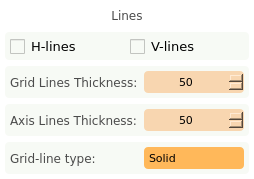
    <widget class="QFrame" name="verticalFrame_5">
     <property name="styleSheet">
      <string notr="true">background-color: rgb(255, 255, 255);
border-radius: 4px;</string>
     </property>
     <layout class="QVBoxLayout" name="verticalLayout_11">
      <property name="leftMargin">
       <number>5</number>
      </property>
      <property name="topMargin">
       <number>5</number>
      </property>
      <property name="rightMargin">
       <number>5</number>
      </property>
      <property name="bottomMargin">
       <number>5</number>
      </property>
      <item>
       <widget class="QLabel" name="static_odsc_label_20">
        <property name="minimumSize">
         <size>
          <width>0</width>
          <height>21</height>
         </size>
        </property>
        <property name="font">
         <font>
          <family>Verdana</family>
          <pointsize>9</pointsize>
          <weight>50</weight>
          <italic>false</italic>
          <bold>false</bold>
         </font>
        </property>
        <property name="styleSheet">
         <string notr="true">color: rgb(75, 75, 75);</string>
        </property>
        <property name="text">
         <string>Lines</string>
        </property>
        <property name="alignment">
         <set>Qt::AlignCenter</set>
        </property>
       </widget>
      </item>
      <item>
       <widget class="QFrame" name="frame_20">
        <property name="styleSheet">
         <string notr="true">background-color: rgb(247, 250, 245);
border-radius: 4px;</string>
        </property>
        <layout class="QHBoxLayout" name="horizontalLayout_23" stretch="0,0">
         <property name="leftMargin">
          <number>5</number>
         </property>
         <property name="topMargin">
          <number>5</number>
         </property>
         <property name="rightMargin">
          <number>5</number>
         </property>
         <property name="bottomMargin">
          <number>5</number>
         </property>
         <item>
          <widget class="QCheckBox" name="qtvar_convertImages_multiSampleCheckbox">
           <property name="font">
            <font>
             <family>Verdana</family>
             <pointsize>10</pointsize>
             <weight>50</weight>
             <bold>false</bold>
            </font>
           </property>
           <property name="layoutDirection">
            <enum>Qt::LeftToRight</enum>
           </property>
           <property name="styleSheet">
            <string notr="true">QCheckBox::indicator
{
width: 15px;
height: 15px;

}

QCheckBox::indicator::unchecked
{
	image: url(:/ui/qt/resources/checkbox/checkbox_unchecked.png);
}

QCheckBox::indicator:unchecked:hover
{
	image: url(:/ui/qt/resources/checkbox/checkbox_unchecked_hover.png);
}

QCheckBox::indicator:unchecked:pressed
{
	image: url(:/ui/qt/resources/checkbox/checkbox_unchecked_pressed.png);
}

QCheckBox::indicator::checked 
{
	image: url(:/ui/qt/resources/checkbox/checkbox_checked.png);
}

QCheckBox::indicator:checked:hover 
{
	image: url(:/ui/qt/resources/checkbox/checkbox_checked_hover.png);
}

QCheckBox::indicator:checked:pressed 
{
	image: url(:/ui/qt/resources/checkbox/checkbox_checked_pressed.png);
}</string>
           </property>
           <property name="text">
            <string>H-lines</string>
           </property>
          </widget>
         </item>
         <item>
          <widget class="QCheckBox" name="qtvar_convertImages_multiSampleCheckbox_2">
           <property name="font">
            <font>
             <family>Verdana</family>
             <pointsize>10</pointsize>
             <weight>50</weight>
             <bold>false</bold>
            </font>
           </property>
           <property name="layoutDirection">
            <enum>Qt::LeftToRight</enum>
           </property>
           <property name="styleSheet">
            <string notr="true">QCheckBox::indicator
{
width: 15px;
height: 15px;

}

QCheckBox::indicator::unchecked
{
	image: url(:/ui/qt/resources/checkbox/checkbox_unchecked.png);
}

QCheckBox::indicator:unchecked:hover
{
	image: url(:/ui/qt/resources/checkbox/checkbox_unchecked_hover.png);
}

QCheckBox::indicator:unchecked:pressed
{
	image: url(:/ui/qt/resources/checkbox/checkbox_unchecked_pressed.png);
}

QCheckBox::indicator::checked 
{
	image: url(:/ui/qt/resources/checkbox/checkbox_checked.png);
}

QCheckBox::indicator:checked:hover 
{
	image: url(:/ui/qt/resources/checkbox/checkbox_checked_hover.png);
}

QCheckBox::indicator:checked:pressed 
{
	image: url(:/ui/qt/resources/checkbox/checkbox_checked_pressed.png);
}</string>
           </property>
           <property name="text">
            <string>V-lines</string>
           </property>
          </widget>
         </item>
        </layout>
       </widget>
      </item>
      <item>
       <widget class="QFrame" name="frame_24">
        <property name="styleSheet">
         <string notr="true">background-color: rgb(247, 250, 245);
border-radius: 4px;</string>
        </property>
        <layout class="QHBoxLayout" name="horizontalLayout_27" stretch="0,0">
         <property name="leftMargin">
          <number>5</number>
         </property>
         <property name="topMargin">
          <number>5</number>
         </property>
         <property name="rightMargin">
          <number>5</number>
         </property>
         <property name="bottomMargin">
          <number>5</number>
         </property>
         <item>
          <widget class="QLabel" name="static_odsc_label_32">
           <property name="minimumSize">
            <size>
             <width>0</width>
             <height>21</height>
            </size>
           </property>
           <property name="font">
            <font>
             <family>Verdana</family>
             <pointsize>9</pointsize>
             <weight>50</weight>
             <italic>false</italic>
             <bold>false</bold>
            </font>
           </property>
           <property name="styleSheet">
            <string notr="true">color: rgb(75, 75, 75);</string>
           </property>
           <property name="text">
            <string>Grid Lines Thickness:</string>
           </property>
          </widget>
         </item>
         <item>
          <widget class="QSpinBox" name="qtvar_convertImages_minedgespacing_11">
           <property name="minimumSize">
            <size>
             <width>100</width>
             <height>22</height>
            </size>
           </property>
           <property name="maximumSize">
            <size>
             <width>100</width>
             <height>16777215</height>
            </size>
           </property>
           <property name="font">
            <font>
             <family>Verdana</family>
             <pointsize>8</pointsize>
            </font>
           </property>
           <property name="layoutDirection">
            <enum>Qt::LeftToRight</enum>
           </property>
           <property name="styleSheet">
            <string notr="true">QSpinBox {
background-color: rgb(248, 214, 176);
border-radius: 4px;
padding: 0px 2px 0px 2px;
border-width: 3;
}

QSpinBox:hover {
background-color: rgb(255, 184, 90);
}

QSpinBox:selected {
background-color: rgb(255, 184, 90);
}

QSpinBox::up-button {
subcontrol-origin: border;
subcontrol-position: right;
image: url(:/ui/qt/resources/spinbox/spinbox_hover_right.png);
 }

QSpinBox::down-button {
subcontrol-origin: border;
subcontrol-position: left;
image: url(:/ui/qt/resources/spinbox/spinbox_hover_left.png);
 }

QSpinBox::up-button:hover {
image: url(:/ui/qt/resources/spinbox/spinbox_right.png);
 }

QSpinBox::down-button:hover {
image: url(:/ui/qt/resources/spinbox/spinbox_left.png);	
 }

QSpinBox::up-button:pressed {
image: url(:/ui/qt/resources/spinbox/spinbox_pressed_right.png);
}

QSpinBox::down-button:pressed {
image: url(:/ui/qt/resources/spinbox/spinbox_pressed_left.png);
 }</string>
           </property>
           <property name="alignment">
            <set>Qt::AlignCenter</set>
           </property>
           <property name="minimum">
            <number>-500</number>
           </property>
           <property name="maximum">
            <number>500</number>
           </property>
           <property name="value">
            <number>50</number>
           </property>
          </widget>
         </item>
        </layout>
       </widget>
      </item>
      <item>
       <widget class="QFrame" name="frame_25">
        <property name="styleSheet">
         <string notr="true">background-color: rgb(247, 250, 245);
border-radius: 4px;</string>
        </property>
        <layout class="QHBoxLayout" name="horizontalLayout_28" stretch="0,0">
         <property name="leftMargin">
          <number>5</number>
         </property>
         <property name="topMargin">
          <number>5</number>
         </property>
         <property name="rightMargin">
          <number>5</number>
         </property>
         <property name="bottomMargin">
          <number>5</number>
         </property>
         <item>
          <widget class="QLabel" name="static_odsc_label_33">
           <property name="minimumSize">
            <size>
             <width>0</width>
             <height>21</height>
            </size>
           </property>
           <property name="font">
            <font>
             <family>Verdana</family>
             <pointsize>9</pointsize>
             <weight>50</weight>
             <italic>false</italic>
             <bold>false</bold>
            </font>
           </property>
           <property name="styleSheet">
            <string notr="true">color: rgb(75, 75, 75);</string>
           </property>
           <property name="text">
            <string>Axis Lines Thickness:</string>
           </property>
          </widget>
         </item>
         <item>
          <widget class="QSpinBox" name="qtvar_convertImages_minedgespacing_12">
           <property name="minimumSize">
            <size>
             <width>100</width>
             <height>22</height>
            </size>
           </property>
           <property name="maximumSize">
            <size>
             <width>100</width>
             <height>16777215</height>
            </size>
           </property>
           <property name="font">
            <font>
             <family>Verdana</family>
             <pointsize>8</pointsize>
            </font>
           </property>
           <property name="layoutDirection">
            <enum>Qt::LeftToRight</enum>
           </property>
           <property name="styleSheet">
            <string notr="true">QSpinBox {
background-color: rgb(248, 214, 176);
border-radius: 4px;
padding: 0px 2px 0px 2px;
border-width: 3;
}

QSpinBox:hover {
background-color: rgb(255, 184, 90);
}

QSpinBox:selected {
background-color: rgb(255, 184, 90);
}

QSpinBox::up-button {
subcontrol-origin: border;
subcontrol-position: right;
image: url(:/ui/qt/resources/spinbox/spinbox_hover_right.png);
 }

QSpinBox::down-button {
subcontrol-origin: border;
subcontrol-position: left;
image: url(:/ui/qt/resources/spinbox/spinbox_hover_left.png);
 }

QSpinBox::up-button:hover {
image: url(:/ui/qt/resources/spinbox/spinbox_right.png);
 }

QSpinBox::down-button:hover {
image: url(:/ui/qt/resources/spinbox/spinbox_left.png);	
 }

QSpinBox::up-button:pressed {
image: url(:/ui/qt/resources/spinbox/spinbox_pressed_right.png);
}

QSpinBox::down-button:pressed {
image: url(:/ui/qt/resources/spinbox/spinbox_pressed_left.png);
 }</string>
           </property>
           <property name="alignment">
            <set>Qt::AlignCenter</set>
           </property>
           <property name="minimum">
            <number>-500</number>
           </property>
           <property name="maximum">
            <number>500</number>
           </property>
           <property name="value">
            <number>50</number>
           </property>
          </widget>
         </item>
        </layout>
       </widget>
      </item>
      <item>
       <widget class="QFrame" name="frame_26">
        <property name="styleSheet">
         <string notr="true">background-color: rgb(247, 250, 245);
border-radius: 4px;</string>
        </property>
        <layout class="QHBoxLayout" name="horizontalLayout_29" stretch="0,0">
         <property name="leftMargin">
          <number>5</number>
         </property>
         <property name="topMargin">
          <number>5</number>
         </property>
         <property name="rightMargin">
          <number>5</number>
         </property>
         <property name="bottomMargin">
          <number>5</number>
         </property>
         <item>
          <widget class="QLabel" name="static_odsc_label_35">
           <property name="minimumSize">
            <size>
             <width>0</width>
             <height>21</height>
            </size>
           </property>
           <property name="font">
            <font>
             <family>Verdana</family>
             <pointsize>9</pointsize>
             <weight>50</weight>
             <italic>false</italic>
             <bold>false</bold>
            </font>
           </property>
           <property name="styleSheet">
            <string notr="true">color: rgb(75, 75, 75);</string>
           </property>
           <property name="text">
            <string>Grid-line type:</string>
           </property>
          </widget>
         </item>
         <item>
          <widget class="QComboBox" name="pyqt5_combo_ef_formula_6">
           <property name="minimumSize">
            <size>
             <width>100</width>
             <height>22</height>
            </size>
           </property>
           <property name="maximumSize">
            <size>
             <width>100</width>
             <height>16777215</height>
            </size>
           </property>
           <property name="font">
            <font>
             <family>Verdana</family>
             <pointsize>8</pointsize>
            </font>
           </property>
           <property name="styleSheet">
            <string notr="true">QComboBox
{
border-radius: 4px;
padding-left: 5px;
background-color: rgb(255, 184, 90);
}

QComboBox:hover
{
background-color: rgb(248,214,176);
}

QComboBox::drop-down{
background-color: transparent;
border-radius: 4px;
}

QComboBox::drop-down:hover{
background-color: transparent;
}

QComboBox::down-arrow
{
image: url(:/ui/qt/resources/dropdown/dropdown_arrow.png);
margin-right: 5px;
}

QComboBox QListView {
background-color: rgb(255, 184, 90);
padding:4px;
}

QComboBox QListView::item {
padding:15px;
}

</string>
           </property>
           <property name="editable">
            <bool>false</bool>
           </property>
           <property name="currentIndex">
            <number>0</number>
           </property>
           <property name="frame">
            <bool>true</bool>
           </property>
           <item>
            <property name="text">
             <string>Solid</string>
            </property>
           </item>
           <item>
            <property name="text">
             <string>Dashed</string>
            </property>
           </item>
           <item>
            <property name="text">
             <string>Dotted</string>
            </property>
           </item>
           <item>
            <property name="text">
             <string>Dash-dot</string>
            </property>
           </item>
          </widget>
         </item>
        </layout>
       </widget>
      </item>
     </layout>
    </widget>
